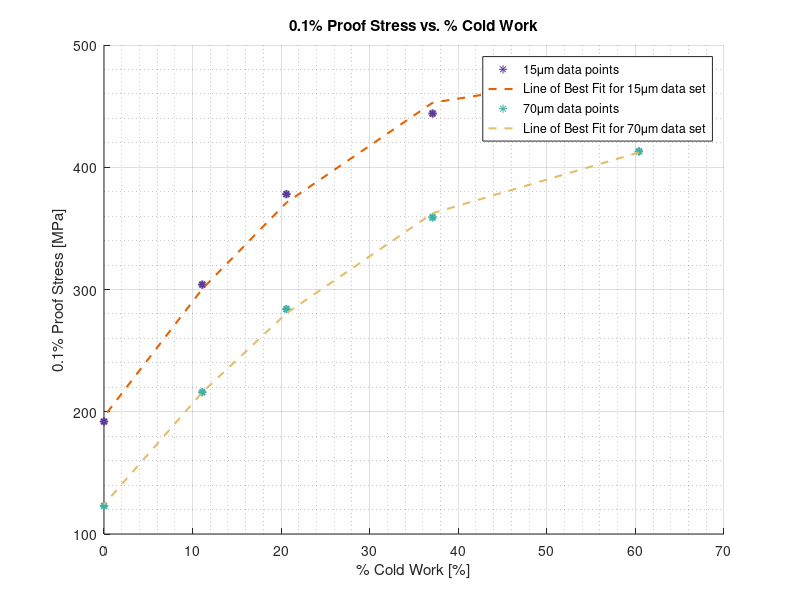

MATLAB code to generate this figure:
%plot the supplied points on a graph and create a lone of best fit
clear all
close all
clc
%proof stress will be on the y axis(1-4)
%.%cold work will be on the x axis (1-4)

%15
x1 = [60.4 37.1 20.6 11.1 0];   
y1 = [482 444 378 304 192];    

%70
x2 = [60.4 37.1 20.6 11.1 0];
y2 = [413 359 284 216 123];

figure (1)

scatter(x1, y1,'*','MarkerEdgeColor',[0.3633 0.2266 0.6055],...
              'MarkerFaceColor',[0.3633 0.2266 0.6055],...
              'LineWidth',1.5)
hold on

%line of best fit for 15 data values
p15 = polyfit (x1, y1, 2);
f15 = polyval (p15, x1);


plot(x1, f15,'r--' ,'Color','#E66100', 'Linewidth',1.5)

hold on


scatter (x2, y2, '*', 'MarkerEdgeColor',[0.25 0.6875 0.6484],...
              'MarkerFaceColor',[0.25 0.6875 0.6484],...
              'LineWidth',1.5)

          %line of best fit for 70 data values
p70 = polyfit (x2, y2, 2);
f70 = polyval (p70, x1);


plot(x1, f70,'r--' ,'Color','#E1BE6A', 'Linewidth',1.5)

hold on

title('0.1% Proof Stress vs. % Cold Work')
xlabel('% Cold Work [%]')
ylabel('0.1% Proof Stress [MPa]')
legend({'15\mum data points', 'Line of Best Fit for 15\mum data set', '70\mum data points','Line of Best Fit for 70\mum data set '});
grid on
grid minor


hold off